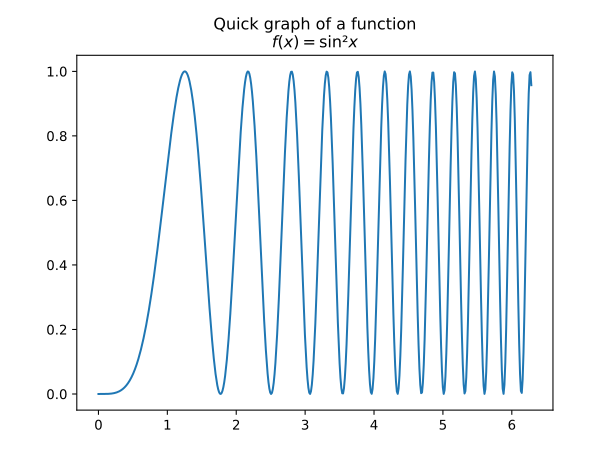

Write the Python code that produced this figure.
import matplotlib.pyplot as plt
import numpy as np

domain = np.linspace(0,2*np.pi,500)
image = np.vectorize(lambda x: np.sin(x**2)**2)(domain)

plt.title('Quick graph of a function\n'+r'$f(x)=\sin²{x}$')
plt.plot(domain, image)
plt.savefig('graph.png')
plt.savefig('graph.svg', format='svg')

svg_string = open('graph.svg','r').read() 
svg_string = svg_string.replace('<metadata'+svg_string.split('metadata')[1]+'metadata>','') 
open('graph.svg','+w').write(svg_string) 